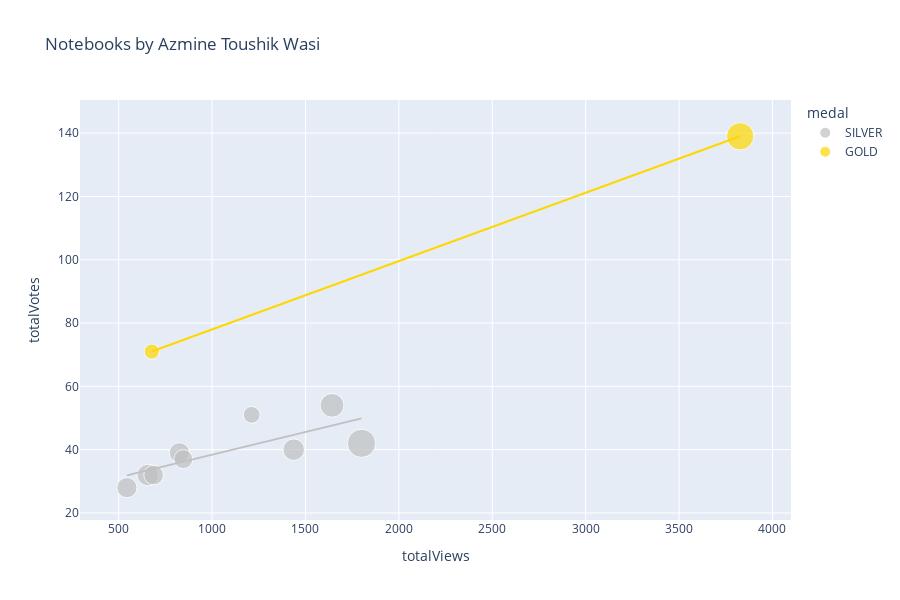

The notebook cell saved with this chart:
### Markdown cell above
# Plotly Scatter Plot

You may want to tweak these settings depending on how many notebooks you have...

### Code cell
import plotly.express as px

df['totalComments'].fillna(0, inplace=True)
df['medal'].fillna('N/A', inplace=True)
df['size'] = df['totalComments'].clip(lower=1)
color_map = {
    'GOLD': 'gold',
    'SILVER': 'silver',
    'BRONZE': 'chocolate',
    'N/A': '#333'
}
px.scatter(
    df,
    'totalViews',
    'totalVotes',
    title=f'Notebooks by {df.author_displayName.get(0)}',
    log_x=False,
    log_y=False,
    #width=800, 
    height=600,
    color='medal',
    color_discrete_map=color_map,
    size='size',
    trendline='ols',
    trendline_options=dict(log_x=False, log_y=False, add_constant=True),
    #trendline='lowess', # Use for Locally Weighted Scatterplot Smoothing line
    #trendline_scope='overall', # Use this for one trendline
    hover_name='title',
    hover_data={
        'size': False,
        'totalViews': ':,.0f',
        'totalVotes': ':,.0f',
        'totalLines': ':,.0f',
        'totalComments': ':,.0f',
        'viewsPerVote': ':,.0f',
        'languageName': True,
        'versionNumber': True,
        'lastRun': True,
        'lastRunExecutionTimeSeconds': ':,.0f',
        'medal': True,
    })

### Figure 1 — Plotly figure (JSON) as saved in the notebook; plotly's stock layout.template omitted (floating-point values rounded to 4 significant figures)
{"data": [{"customdata": [[11, 342, 11, 23.33, "Python", 14, "Tue Jul  5 04:38:45 2022", 70, "SILVER"], [18, 592, 18, 19.91, "Python", 11, "Mon Jul  4 18:57:52 2022", 49, "SILVER"], [16, 342, 16, 20.65, "Python", 7, "Mon Jul  4 18:45:02 2022", 97, "SILVER"], [22, 380, 22, 29.87, "Python", 12, "Mon Jul  4 17:30:49 2022", 50, "SILVER"], [14, 567, 14, 22.29, "Python", 17, "Mon Jul  4 08:38:28 2022", 97, "SILVER"], [31, 274, 31, 41.88, "Python", 11, "Sat Jun 25 16:40:22 2022", 80, "SILVER"], [18, 536, 18, 35.07, "Python", 11, "Wed Jun 15 04:45:57 2022", 52, "SILVER"], [16, 279, 16, 18.79, "Python", 16, "Sun May 29 07:50:50 2022", 40, "SILVER"], [15, 461, 15, 20.85, "Python", 14, "Fri May 27 02:34:12 2022", 79, "SILVER"]], "hovertemplate": "<b>%{hovertext}</b><br><br>medal=%{customdata[8]}<br>totalViews=%{x:,.0f}<br>totalVotes=%{y:,.0f}<br>totalLines=%{customdata[1]:,.0f}<br>totalComments=%{customdata[2]:,.0f}<br>viewsPerVote=%{customdata[3]:,.0f}<br>languageName=%{customdata[4]}<br>versionNumber=%{customdata[5]}<br>lastRun=%{customdata[6]}<br>lastRunExecutionTimeSeconds=%{customdata[7]:,.0f}<extra></extra>", "hovertext": ["➡️ Intro to Cross Validation ✅ Different Methods", "➡️ Intro to Bias-Variance Tradeoff 📋 with Numpy", "➡️ Intro to Feature Engineering 🛠 Housing Data ", "▶️ Lionel Messi 📊 Extended EDA ⚽ Goals ", "Divorce Prediction & Analysis 📊 PCA,SHAP,TSNE,RFE", "▶️ Cristiano Ronaldo 📊 Extended EDA ⚽ Goals ", "UCL ⚽ EDA & Viz ⭐ 2021-22 ⭐ Players & Teams", " 📘 Coursera 📉 EDA, FE 📈 Analysis + Insights 📊", "Export Processing Zones - EDA+Statistical Analysis"], "legendgroup": "SILVER", "marker": {"color": "silver", "size": [11, 18, 16, 22, 14, 31, 18, 16, 15], "sizemode": "area", "sizeref": 0.0775, "symbol": "circle"}, "mode": "markers", "name": "SILVER", "orientation": "v", "showlegend": true, "type": "scatter", "x": [1212, 656, 825, 1642, 846, 1800, 1437, 544, 687], "xaxis": "x", "y": [51, 32, 39, 54, 37, 42, 40, 28, 32], "yaxis": "y"}, {"hovertemplate": "<b>OLS trendline</b><br>totalVotes = 0.01433 * totalViews + 24.0811<br>R<sup>2</sup>=0.588400<br><br>medal=SILVER<br>totalViews=%{x:,.0f}<br>totalVotes=%{y:,.0f} <b>(trend)</b><extra></extra>", "legendgroup": "SILVER", "marker": {"color": "silver", "symbol": "circle"}, "mode": "lines", "name": "SILVER", "showlegend": false, "type": "scatter", "x": [544, 656, 687, 825, 846, 1212, 1437, 1642, 1800], "xaxis": "x", "y": [31.88, 33.48, 33.93, 35.9, 36.2, 41.45, 44.67, 47.61, 49.88], "yaxis": "y"}, {"customdata": [[9, 645, 9, 9.417, "Python", 1, "Fri Jul  1 18:28:34 2022", 6, "GOLD"], [29, 357, 29, 27.34, "Python", 7, "Fri Jul  1 08:32:21 2022", 85, "GOLD"]], "hovertemplate": "<b>%{hovertext}</b><br><br>medal=%{customdata[8]}<br>totalViews=%{x:,.0f}<br>totalVotes=%{y:,.0f}<br>totalLines=%{customdata[1]:,.0f}<br>totalComments=%{customdata[2]:,.0f}<br>viewsPerVote=%{customdata[3]:,.0f}<br>languageName=%{customdata[4]}<br>versionNumber=%{customdata[5]}<br>lastRun=%{customdata[6]}<br>lastRunExecutionTimeSeconds=%{customdata[7]:,.0f}<extra></extra>", "hovertext": ["➡️ Intro to Clustering 🔍 Techniques, Algorithms", "➡️ Intro to Imputation 🔍 Different Techniques"], "legendgroup": "GOLD", "marker": {"color": "gold", "size": [9, 29], "sizemode": "area", "sizeref": 0.0775, "symbol": "circle"}, "mode": "markers", "name": "GOLD", "orientation": "v", "showlegend": true, "type": "scatter", "x": [677, 3827], "xaxis": "x", "y": [71, 139], "yaxis": "y"}, {"hovertemplate": "<b>OLS trendline</b><br>totalVotes = 0.0215873 * totalViews + 56.3854<br>R<sup>2</sup>=1.000000<br><br>medal=GOLD<br>totalViews=%{x:,.0f}<br>totalVotes=%{y:,.0f} <b>(trend)</b><extra></extra>", "legendgroup": "GOLD", "marker": {"color": "gold", "symbol": "circle"}, "mode": "lines", "name": "GOLD", "showlegend": false, "type": "scatter", "x": [677, 3827], "xaxis": "x", "y": [71, 139], "yaxis": "y"}], "layout": {"height": 600, "legend": {"itemsizing": "constant", "title": {"text": "medal"}, "tracegroupgap": 0}, "title": {"text": "Notebooks by Azmine Toushik Wasi"}, "xaxis": {"anchor": "y", "domain": [0, 1], "title": {"text": "totalViews"}}, "yaxis": {"anchor": "x", "domain": [0, 1], "title": {"text": "totalVotes"}}}}
